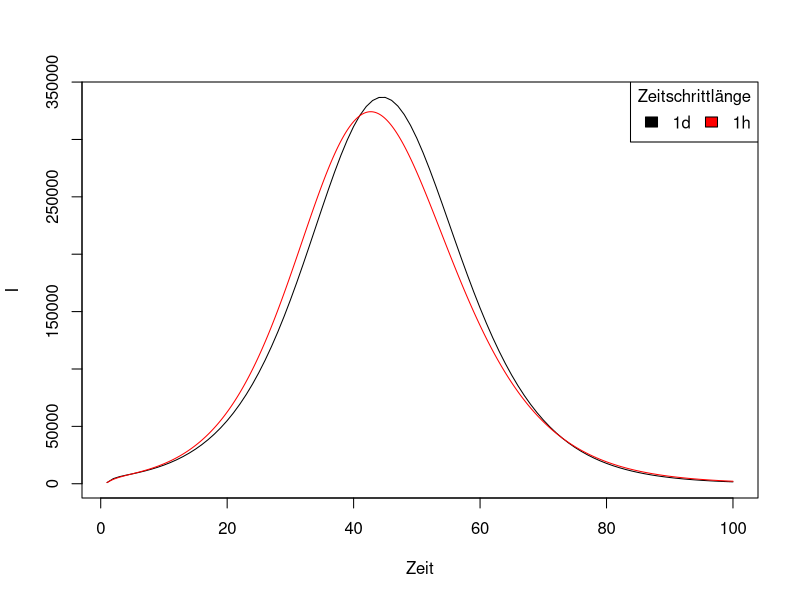

Reproduce this figure in R.
library(deSolve)

N <- 4000000
R0 <- 0
I0 <- 1000
E0 <- 20000
S0 <- N - E0 - I0 - R0
beta <- 0.8
gamma <- 0.33
sigma <- 0.19
steps <- 100

seirgen <- function(dtstep) {
  # dtstep is the step length in time units (e.g. 0.1 days per simulation step).
  # Since dtstep is the step length _after_ the first day we need to subtract 1 from t before dividing by dtstep.
  # E.g. 3 days with a step length of 0.5 result in 5 rows: 1.0, 1.5, 2.0, 2.5, 3.0.
  # Same logic applies for calculating "time" below.
  rows <-  (steps - 1) / dtstep + 1
  out <- matrix(0, ncol = 5, nrow = rows)
  colnames(out) <- c("time", "S", "E", "I", "R")

  S <- S0
  E <- E0
  I <- I0
  R <- R0

  for (i in seq(1, rows)) {
    Sn <- S
    En <- E
    In <- I
    Rn <- R
    out[i, "time"] <- (i - 1) * dtstep + 1
    out[i, "S"] <- Sn
    out[i, "E"] <- En
    out[i, "I"] <- In
    out[i, "R"] <- Rn
    S <- Sn - dtstep * (beta * ((Sn * In) / N))
    E <- En + dtstep * (beta * ((Sn * In) / N) - sigma * En)
    I <- In + dtstep * (sigma * En - gamma * In)
    R <- Rn + dtstep * (gamma * In)
  }

  out
}

out1 <- seirgen(1)
out24 <- seirgen(1 / 24)

plot(out1[, "time"], out1[, "I"], type = "l", xlab = "Zeit", ylab = "I")
lines(out24[, "time"], out24[, "I"], col = "red")
legend("topright", c("1d", "1h"), fill = c("black", "red"), title = "Zeitschrittlänge", horiz = TRUE)
